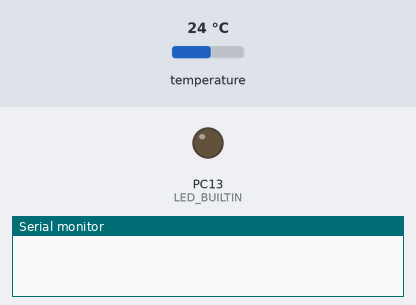
Recording of a sketch running on a simulated STM32 Blue Pill. Shown: output pins drawn as LEDs (lit = HIGH), the last lines printed to the serial monitor. The inputs (shaded band) are chosen by the test bench; at power-on: temperature 24 °C.

Above: at 0.0 s.
At 0.4 s:
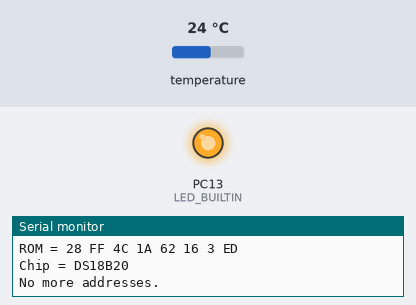
Timing chart, 0 to 3.1 s (numbered marks = the images above):
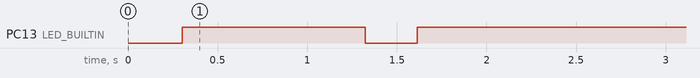

Measured:
- by itself, PC13 (LED_BUILTIN): LOW → HIGH at 0.30 s, → LOW 1.0 s later, → HIGH 0.29 s later

The sketch:

DS18x20_Temperature.ino
```cpp
#include <OneWireSTM.h>

// OneWire DS18S20, DS18B20, DS1822 Temperature Example
//
// Based on version by PJRC
//
// The DallasTemperature library can do all this work for you!
// http://milesburton.com/Dallas_Temperature_Control_Library

OneWire  ds(PB10);  // on pin 10 (a 4.7K resistor is necessary)
int Wire_Check()
{
  static int fail_count=0;
  byte type_s;
  byte addr[8];
  int i=0;
  fail_count++;
  if(fail_count>100)  //检测100次
    return 0;
  if ( !ds.search(addr)) {
    Serial.println("ERROR:  No more addresses.");
    Serial.println();
    ds.reset_search();
    delay(250);
    digitalWrite(LED_BUILTIN, HIGH);
    return 1;
  }
  Serial.print("ROM =");
  for( i = 0; i < 8; i++) {
    Serial.write(' ');
    Serial.print(addr[i], HEX);
  }

  if (OneWire::crc8(addr, 7) != addr[7]) {
      Serial.println("ERROR:  CRC is not valid!");
      digitalWrite(LED_BUILTIN, HIGH);
      return 1;
  }
  Serial.println();
  switch (addr[0]) {
    case 0x10:
      Serial.println("Chip = DS18S20");  // or old DS1820
      type_s = 1;
      break;
    case 0x28:
      Serial.println("Chip = DS18B20");
      type_s = 0;
      break;
    case 0x22:
      Serial.println("Chip = DS1822");
      type_s = 0;
      break;
    default:
      Serial.println("Device is not a DS18x20 family device.");
      return 1;
  }
  return 0;
}
void setup(void) {
  Serial.begin(9600);
  pinMode(LED_BUILTIN, OUTPUT);
  while(Wire_Check())
  {
    ;
  }
  digitalWrite(LED_BUILTIN, LOW);
}
byte i;
byte present = 0;
byte type_s;
byte data[12];
byte addr[8];
float celsius, fahrenheit;
int count=0;
int temp=0;
void loop(void) {
  while( !ds.search(addr)) {
    count++;
    if(count>2)
    {
      Serial.println("No more addresses.");
      Serial.println();
      ds.reset_search();
      delay(250);
      digitalWrite(LED_BUILTIN, HIGH);
      count=0;
      return;
    }
  }
  count=0;
  ds.reset();
  ds.select(addr);
  ds.write(0x44, 1);        // start conversion, with parasite power on at the end

  delay(1000);     // maybe 750ms is enough, maybe not
  // we might do a ds.depower() here, but the reset will take care of it.

  present = ds.reset();
  ds.select(addr);
  ds.write(0xBE);         // Read Scratchpad

  for ( i = 0; i < 9; i++)            // we need 9 bytes
    data[i] = ds.read();
  // Convert the data to actual temperature
  // because the result is a 16 bit signed integer, it should
  // be stored to an "int16_t" type, which is always 16 bits
  // even when compiled on a 32 bit processor.
  int16_t raw = (data[1] << 8) | data[0];
  if (type_s) {
    raw = raw << 3; // 9 bit resolution default
    if (data[7] == 0x10) {
      // "count remain" gives full 12 bit resolution
      raw = (raw & 0xFFF0) + 12 - data[6];
    }
  } else {
    byte cfg = (data[4] & 0x60);
    // at lower res, the low bits are undefined, so let's zero them
    if (cfg == 0x00) raw = raw & ~7;  // 9 bit resolution, 93.75 ms
    else if (cfg == 0x20) raw = raw & ~3; // 10 bit res, 187.5 ms
    else if (cfg == 0x40) raw = raw & ~1; // 11 bit res, 375 ms
    //// default is 12 bit resolution, 750 ms conversion time
  }
  celsius = (float)raw / 16.0;
  fahrenheit = celsius * 1.8 + 32.0;
  if(celsius!=temp)  //只有温度发生改变时才进行打印
  {
    temp=celsius;   //更新上次温度值
    Serial.print("  Temperature = ");
    Serial.print(celsius);
    Serial.print(" Celsius, ");
    Serial.print(fahrenheit);
    Serial.println(" Fahrenheit");
    digitalWrite(LED_BUILTIN, LOW);
  }
}
```
